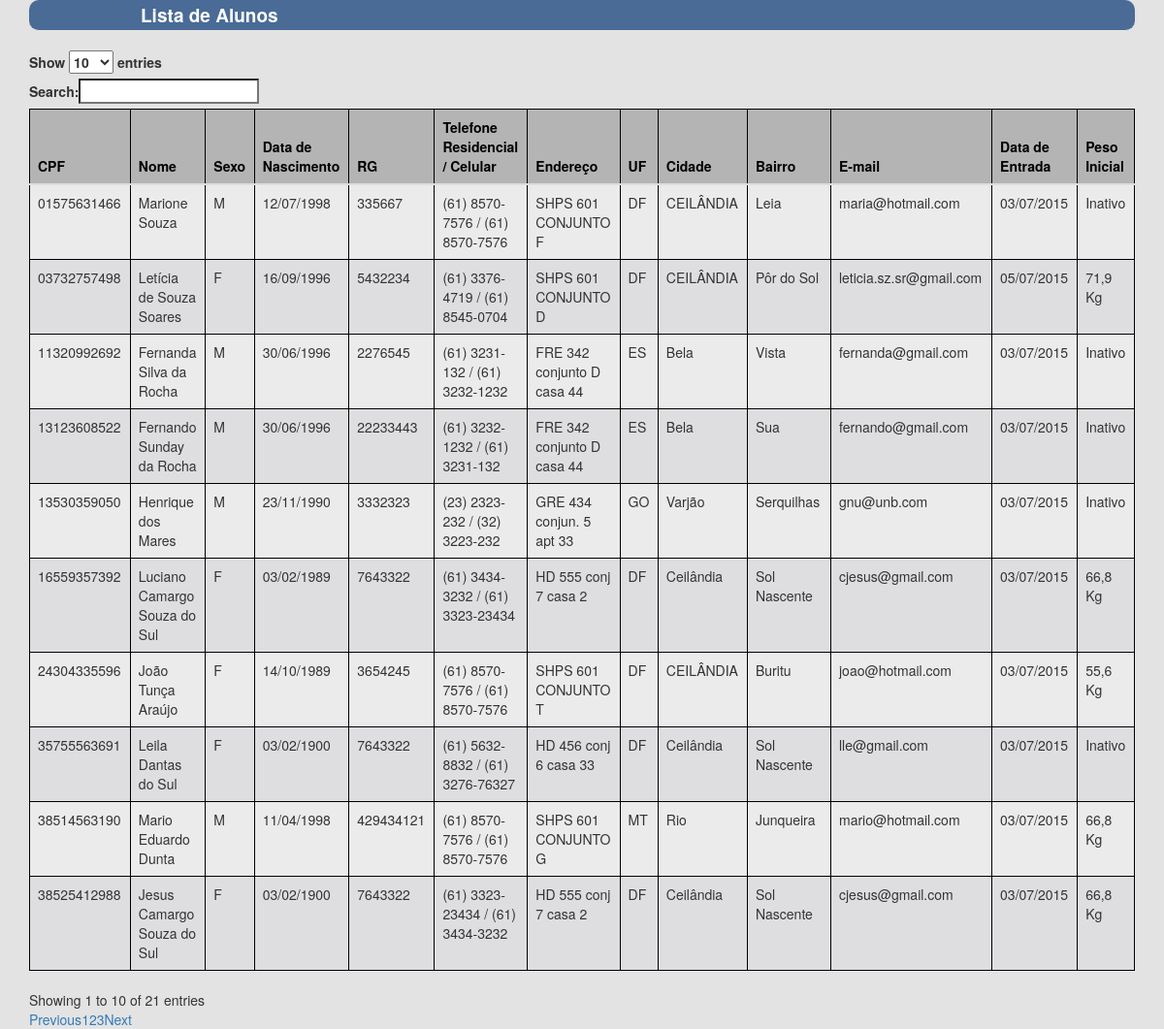
/fitnesslife/aluno/listar.php, run on the app's committed database.
### tables this page shows
CREATE TABLE `tb_aluno` (
  `id_pessoa_cpf` varchar(11) NOT NULL,
  `peso_inicial` float DEFAULT NULL,
  `peso_durante` float DEFAULT NULL,
  `data_entrada` date NOT NULL
);

CREATE TABLE `tb_pessoa` (
  `cpf` varchar(11) NOT NULL,
  `nome` varchar(15) NOT NULL,
  `sobrenome` varchar(45) NOT NULL,
  `sexo` tinyint(1) NOT NULL,
  `data_nascimento` date NOT NULL,
  `endereco` varchar(80) NOT NULL,
  `uf` varchar(2) NOT NULL,
  `cidade` varchar(15) NOT NULL,
  `bairro` varchar(25) NOT NULL,
  `rg` varchar(20) NOT NULL,
  `telefone_residencial` varchar(18) NOT NULL,
  `telefone_celular` varchar(18) NOT NULL,
  `email` varchar(100) NOT NULL
);

### fitnesslife/dao/alunodao.php (called while the page is built, shortened)
<?php
include_once dirname(__FILE__) . DIRECTORY_SEPARATOR . '../classes/pessoa.php';
class AlunoDao extends Dao {
    function listar() {
        $pdo = Dao::getInstance();
        $sql = "SELECT p.cpf, p.nome, p.sobrenome, p.sexo, p.data_nascimento, p.rg, p.telefone_residencial, p.telefone_celular,p.endereco,p.uf, p.cidade, p.bairro, p.email, a.data_entrada, a.peso_inicial FROM tb_pessoa p INNER JOIN tb_aluno a ON p.cpf = a.id_pessoa_cpf ORDER BY p.nome ASC";
        $result = $pdo->prepare($sql);
        $result->execute();
        $alunos = array();
        foreach ($result->fetchAll() as $linhaConsulta) {
            $pessoa = new Pessoa();
            $pessoa->setCpf($linhaConsulta[0]);
            $pessoa->setNome($linhaConsulta[1] . " " . $linhaConsulta[2]);
            $pessoa->setSexo($linhaConsulta[3]);
            $pessoa->setDataNascimento(date_format(date_create($linhaConsulta[4]), 'd/m/Y'));
            $pessoa->setRg($linhaConsulta[5]);
            $pessoa->setTelefoneResidencial($linhaConsulta[6] . " / " . $linhaConsulta[7]);
            $pessoa->setEndereco($linhaConsulta[8]);
            $pessoa->setUf($linhaConsulta[9]);
            $pessoa->setCidade($linhaConsulta[10]);
            $pessoa->setBairro($linhaConsulta[11]);
            $pessoa->setEmail($linhaConsulta[12]);
            $pessoa->setDataEntrada_Aluno(date_format(date_create($linhaConsulta[13]), 'd/m/Y'));
            $pessoa->setPesoInicial_Aluno(str_replace(".", ",", $linhaConsulta[14]));
            $alunos[] = $pessoa;
        }
        return $alunos;
    }
}

### fitnesslife/classes/pessoa.php (called while the page is built, shortened)
<?php
class Pessoa {
    private $nome;
    private $sexo;
    private $dataNascimento;
    private $endereco;
    private $uf;
    private $cidade;
    private $bairro;
    private $cpf;
    private $rg;
    private $telefoneResidencial;
    private $email;
    private $pesoInicial_Aluno;
    private $dataEntrada_Aluno;
    function getNome() {
        return $this->nome;
    }
    function getSexo() {
        return $this->sexo;
    }
    function getDataNascimento() {
        return $this->dataNascimento;
    }
    function getEndereco() {
        return $this->endereco;
    }
    function getUf() {
        return $this->uf;
    }
    function getCidade() {
        return $this->cidade;
    }
    function getBairro() {
        return $this->bairro;
    }
    function getCpf() {
        return $this->cpf;
    }
    function getRg() {
        return $this->rg;
    }
    function getTelefoneResidencial() {
        return $this->telefoneResidencial;
    }
    function getEmail() {
        return $this->email;
    }
    function setNome($nome) {
        $this->nome = $nome;
    }
    function setSexo($sexo) {
        if ($sexo == '1')
            $this->sexo = 'M';
        if ($sexo == '0')
            $this->sexo = 'F';
    }
    function setDataNascimento($dataNascimento) {
        $this->dataNascimento = $dataNascimento;
    }
    function setEndereco($endereco) {
        $this->endereco = $endereco;
    }
    function setUf($uf) {
        $this->uf = $uf;
    }
    function setCidade($cidade) {
        $this->cidade = $cidade;
    }
    function setBairro($bairro) {
        $this->bairro = $bairro;
    }
    function setCpf($cpf) {
        $this->cpf = $cpf;
    }
    function setRg($rg) {
        $this->rg = $rg;
    }
    function setTelefoneResidencial($telefoneResidencial) {
        $this->telefoneResidencial = $telefoneResidencial;
    }
    function setEmail($email) {
        $this->email = $email;
    }
    function getPesoInicial_Aluno() {
        return $this->pesoInicial_Aluno;
    }
    function getDataEntrada_Aluno() {
        return $this->dataEntrada_Aluno;
    }
    function setPesoInicial_Aluno($pesoInicial_Aluno) {
        if ($pesoInicial_Aluno == '0')
            $this->pesoInicial_Aluno = "Inativo";
        else
            $this->pesoInicial_Aluno = $pesoInicial_Aluno;
    }
    function setDataEntrada_Aluno($dataEntrada_Aluno) {
        $this->dataEntrada_Aluno = $dataEntrada_Aluno;
    }
}
?>

### fitnesslife/aluno/listar.php (the view, shortened to what this page needs)
<!DOCTYPE html>
<html>
    <head>
        <link rel="stylesheet" type="text/css" href="//cdn.datatables.net/plug-ins/1.10.7/integration/bootstrap/3/dataTables.bootstrap.css">
        <link rel="stylesheet" type="text/css" href="//maxcdn.bootstrapcdn.com/bootstrap/3.3.2/css/bootstrap.min.css">
    </head>
    <body>
        <div class="container">
            <legend> Lista de Alunos  </legend>
            <div class="table-responsive">
                <table  id="tabAluno" class="table table-hover" >
                    <thead>
                        <tr>
                            <th>CPF</th>
                            <th>Nome</th>
                            <th>Sexo</th>
                            <th>Data de Nascimento</th>
                            <th>RG</th>
                            <th>Telefone Residencial / Celular</th>
                            <th>Endereço</th>
                            <th>UF</th>
                            <th>Cidade</th>
                            <th>Bairro</th>
                            <th>E-mail</th>
                            <th>Data de Entrada</th>
                            <th>Peso Inicial</th>
                        </tr>
                    </thead>
                    <tbody>
                        <?php
                        include_once dirname(__FILE__) . DIRECTORY_SEPARATOR . '../dao/alunodao.php';
                        $alunoDao = new AlunoDao();
                        $alunos = $alunoDao->listar();
                        foreach ($alunos as $pessoa) {
                            ?>
                            <tr>
                                <td><?php echo $pessoa->getCpf(); ?></td>
                                <td><?php echo $pessoa->getNome(); ?></td>
                                <td><?php echo $pessoa->getSexo(); ?></td>
                                <td><?php echo $pessoa->getDataNascimento(); ?></td>
                                <td><?php echo $pessoa->getRg(); ?></td>
                                <td><?php echo $pessoa->getTelefoneResidencial(); ?></td>
                                <td><?php echo $pessoa->getEndereco(); ?></td>
                                <td><?php echo $pessoa->getUf(); ?></td>
                                <td><?php echo $pessoa->getCidade(); ?></td>
                                <td><?php echo $pessoa->getBairro(); ?></td>
                                <td><?php echo $pessoa->getEmail(); ?></td>
                                <td><?php echo $pessoa->getDataEntrada_Aluno(); ?></td>
                                <td><?php
                                    echo $pessoa->getPesoInicial_Aluno();
                                    if ($pessoa->getPesoInicial_Aluno() != "Inativo")
                                        echo " Kg"
                                        ?></td>
                            </tr>
                            <?php
                        }
                        ?>
                    </tbody>
                </table>
            </div>
        </div>
    </body>
</html>

### fitnesslife/aluno/listar.php (style rules this page uses)
body { background-color: #E3E3E3; }
legend { background : #496B96 ; color : #fff ; padding : 2px 115px ; font-size : 19px ; border-radius : 10px ; font-weight: bold; }
table, th, td { border: 1px solid black; border-collapse: collapse; }
th, td { padding: 5px; text-align: left; }
table tr:nth-child(even) { background-color: #DEDEE0; }
table tr:nth-child(odd) { background-color:#EBEBEC; }
table th { background-color: #B4B4B5; color: #000000; }

### data on the page
tb_aluno: id_pessoa_cpf.cpf "11320992692", Nome "Fernanda Silva da Rocha", Sexo "M", DataNascimento "30/06/1996", id_pessoa_cpf.rg "2276545", TelefoneResidencial "(61) 3231-132 / (61) 3232-1232", id_pessoa_cpf.endereco "FRE 342 conjunto D casa 44", id_pessoa_cpf.uf "ES", id_pessoa_cpf.cidade "Bela", id_pessoa_cpf.bairro "Vista", id_pessoa_cpf.email "fernanda@gmail.com", DataEntrada_Aluno "03/07/2015", PesoInicial_Aluno "Inativo"
tb_aluno: id_pessoa_cpf.cpf "13123608522", Nome "Fernando Sunday da Rocha", Sexo "M", DataNascimento "30/06/1996", id_pessoa_cpf.rg "22233443", TelefoneResidencial "(61) 3232-1232 / (61) 3231-132", id_pessoa_cpf.endereco "FRE 342 conjunto D casa 44", id_pessoa_cpf.uf "ES", id_pessoa_cpf.cidade "Bela", id_pessoa_cpf.bairro "Sua", id_pessoa_cpf.email "fernando@gmail.com", DataEntrada_Aluno "03/07/2015", PesoInicial_Aluno "Inativo"
tb_aluno: id_pessoa_cpf.cpf "13530359050", Nome "Henrique dos Mares", Sexo "M", DataNascimento "23/11/1990", id_pessoa_cpf.rg "3332323", TelefoneResidencial "(23) 2323-232 / (32) 3223-232", id_pessoa_cpf.endereco "GRE 434 conjun. 5 apt 33", id_pessoa_cpf.uf "GO", id_pessoa_cpf.cidade "Varjão", id_pessoa_cpf.bairro "Serquilhas", id_pessoa_cpf.email "gnu@unb.com", DataEntrada_Aluno "03/07/2015", PesoInicial_Aluno "Inativo"
tb_aluno: id_pessoa_cpf.cpf "38525412988", Nome "Jesus Camargo Souza do Sul", Sexo "F", DataNascimento "03/02/1900", id_pessoa_cpf.rg "7643322", TelefoneResidencial "(61) 3323-23434 / (61) 3434-3232", id_pessoa_cpf.endereco "HD 555 conj 7 casa 2", id_pessoa_cpf.uf "DF", id_pessoa_cpf.cidade "Ceilândia", id_pessoa_cpf.bairro "Sol Nascente", id_pessoa_cpf.email "cjesus@gmail.com", DataEntrada_Aluno "03/07/2015", PesoInicial_Aluno "66,8", shows "Kg"
tb_aluno: id_pessoa_cpf.cpf "24304335596", Nome "João Tunça Araújo", Sexo "F", DataNascimento "14/10/1989", id_pessoa_cpf.rg "3654245", TelefoneResidencial "(61) 8570-7576 / (61) 8570-7576", id_pessoa_cpf.endereco "SHPS 601 CONJUNTO T", id_pessoa_cpf.uf "DF", id_pessoa_cpf.cidade "CEILÂNDIA", id_pessoa_cpf.bairro "Buritu", id_pessoa_cpf.email "joao@hotmail.com", DataEntrada_Aluno "03/07/2015", PesoInicial_Aluno "55,6", shows "Kg"
tb_aluno: id_pessoa_cpf.cpf "35755563691", Nome "Leila Dantas do Sul", Sexo "F", DataNascimento "03/02/1900", id_pessoa_cpf.rg "7643322", TelefoneResidencial "(61) 5632-8832 / (61) 3276-76327", id_pessoa_cpf.endereco "HD 456 conj 6 casa 33", id_pessoa_cpf.uf "DF", id_pessoa_cpf.cidade "Ceilândia", id_pessoa_cpf.bairro "Sol Nascente", id_pessoa_cpf.email "lle@gmail.com", DataEntrada_Aluno "03/07/2015", PesoInicial_Aluno "Inativo"
tb_aluno: id_pessoa_cpf.cpf "03732757498", Nome "Letícia de Souza Soares", Sexo "F", DataNascimento "16/09/1996", id_pessoa_cpf.rg "5432234", TelefoneResidencial "(61) 3376-4719 / (61) 8545-0704", id_pessoa_cpf.endereco "SHPS 601 CONJUNTO D", id_pessoa_cpf.uf "DF", id_pessoa_cpf.cidade "CEILÂNDIA", id_pessoa_cpf.bairro "Pôr do Sol", id_pessoa_cpf.email "leticia.sz.sr@gmail.com", DataEntrada_Aluno "05/07/2015", PesoInicial_Aluno "71,9", shows "Kg"
tb_aluno: id_pessoa_cpf.cpf "16559357392", Nome "Luciano Camargo Souza do Sul", Sexo "F", DataNascimento "03/02/1989", id_pessoa_cpf.rg "7643322", TelefoneResidencial "(61) 3434-3232 / (61) 3323-23434", id_pessoa_cpf.endereco "HD 555 conj 7 casa 2", id_pessoa_cpf.uf "DF", id_pessoa_cpf.cidade "Ceilândia", id_pessoa_cpf.bairro "Sol Nascente", id_pessoa_cpf.email "cjesus@gmail.com", DataEntrada_Aluno "03/07/2015", PesoInicial_Aluno "66,8", shows "Kg"
tb_aluno: id_pessoa_cpf.cpf "38514563190", Nome "Mario Eduardo Dunta", Sexo "M", DataNascimento "11/04/1998", id_pessoa_cpf.rg "429434121", TelefoneResidencial "(61) 8570-7576 / (61) 8570-7576", id_pessoa_cpf.endereco "SHPS 601 CONJUNTO G", id_pessoa_cpf.uf "MT", id_pessoa_cpf.cidade "Rio", id_pessoa_cpf.bairro "Junqueira", id_pessoa_cpf.email "mario@hotmail.com", DataEntrada_Aluno "03/07/2015", PesoInicial_Aluno "66,8", shows "Kg"
tb_aluno: id_pessoa_cpf.cpf "01575631466", Nome "Marione Souza", Sexo "M", DataNascimento "12/07/1998", id_pessoa_cpf.rg "335667", TelefoneResidencial "(61) 8570-7576 / (61) 8570-7576", id_pessoa_cpf.endereco "SHPS 601 CONJUNTO F", id_pessoa_cpf.uf "DF", id_pessoa_cpf.cidade "CEILÂNDIA", id_pessoa_cpf.bairro "Leia", id_pessoa_cpf.email "maria@hotmail.com", DataEntrada_Aluno "03/07/2015", PesoInicial_Aluno "Inativo"
